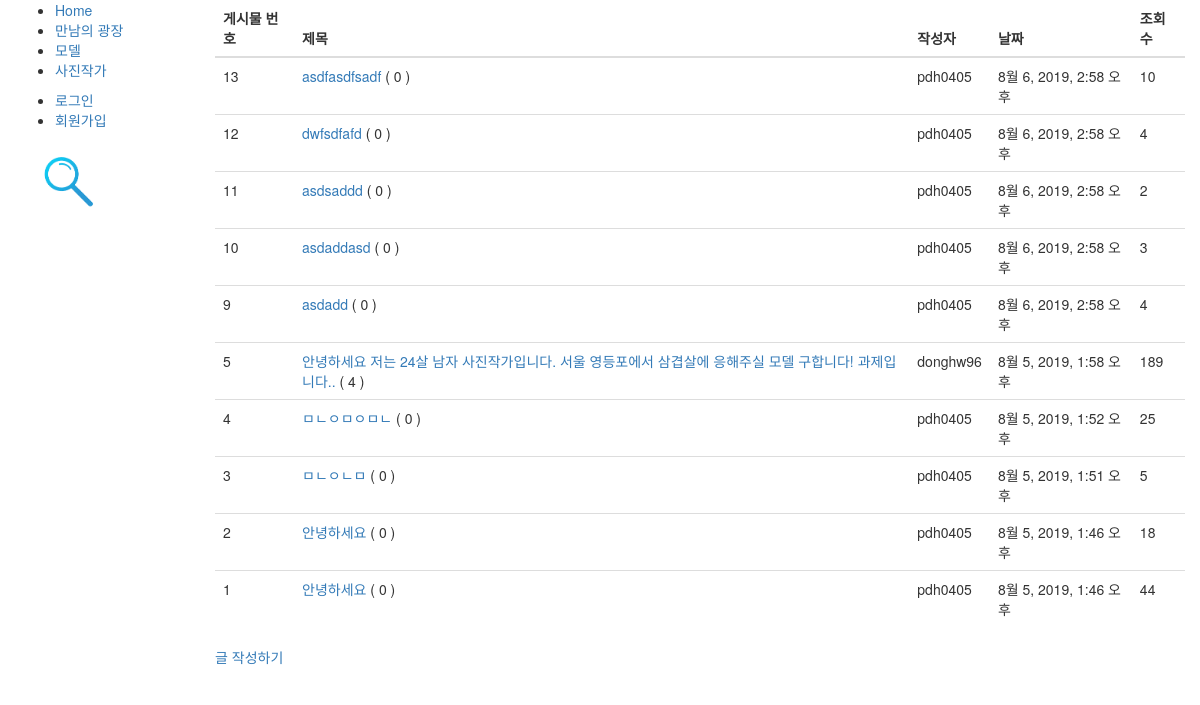
/blog/, run on an earlier commit of the app's database.
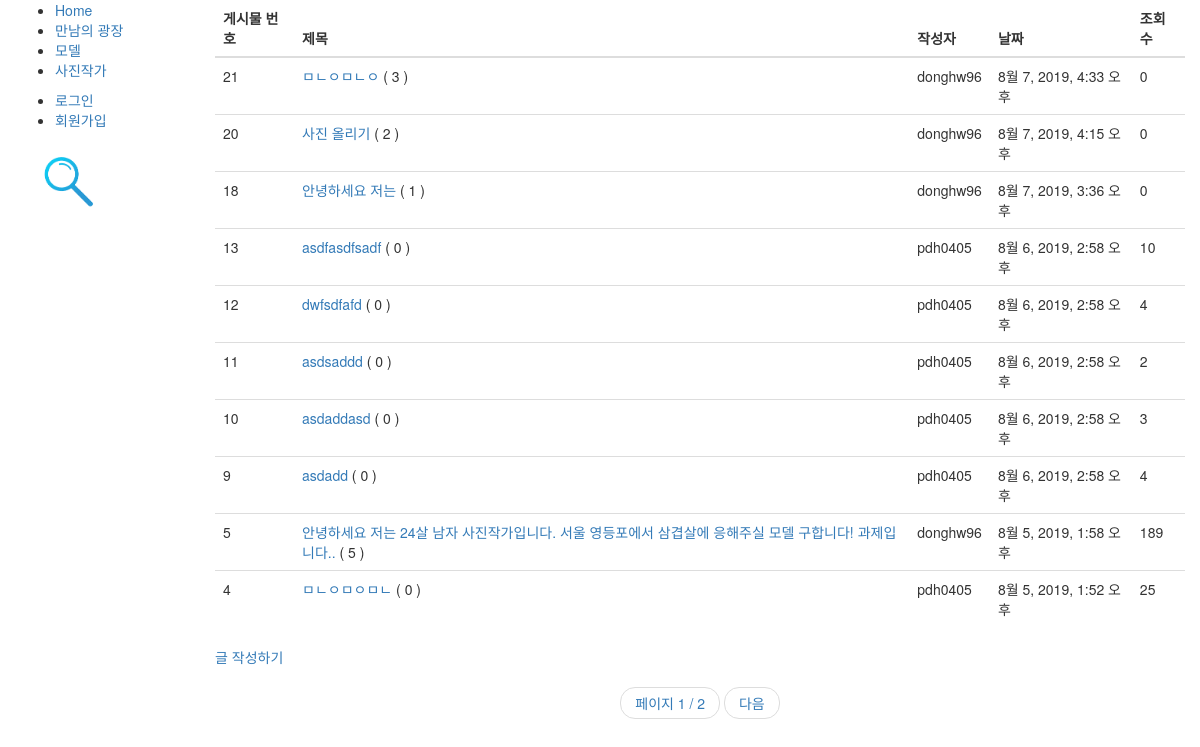
And on a later commit of the database.
### blog/models.py (models this page shows, shortened)
class Post(models.Model):
    writer = models.CharField(max_length=100)
    post_date = models.DateTimeField(auto_now_add=True)
    post_title = models.CharField(max_length=100)
    post_contents = RichTextUploadingField()
    post_hit = models.PositiveIntegerField(default=0)
    class Meta:
        ordering = ['-id']
    def get_absolute_url(self):
        return reverse_lazy('post_detail', args=[str(self.id)])

### blog/views.py (the view)
# urls.py: path('', views.PostListView.as_view(), name='board_index'),
class PostListView(generic.ListView):
    model = Post
    paginate_by = 10

### blog/templates/blog/post_list.html (shortened to what this page needs)
{% extends './base.html' %}
{% block content %}
    <table class="table">
        <thead>
            <tr>
                <th>게시물 번호</th>
                <th>제목</th>
                <th>작성자</th>
                <th>날짜</th>
                <th>조회수</th>
            </tr>
        </thead>
        <tbody>
            {% if post_list %}
                {% for post in post_list %}
                    <tr>
                        <td>{{ post.id }}</td>
                        <td><a href="{{ post.get_absolute_url }}">{{ post.post_title }} </a>   ( {{post.comments.count}} )</td>
                        <td>{{ post.writer}}</td>
                        <td>{{ post.post_date }}</td>
                        <td>{{ post.post_hit }}</td>
                    </tr>
                {% endfor %}
            {% else %}
                <p>아직 게시물이 없습니다!</p>
            {% endif %}
        </tbody>
    </table>
    <p><a href="{% url 'post_write' %}">글 작성하기</a></p>
{% endblock %}

### blog/templates/blog/base.html (shortened to what this page needs)
<!DOCTYPE html>
<html lang="en">
    <head>
        <link href="//maxcdn.bootstrapcdn.com/bootstrap/3.3.7/css/bootstrap.min.css" rel="stylesheet">
        {% load static %}
    </head>
    <body>
        <div class="container-fluid">
            <div class="row">
                <div class="col-sm-2">
                    {% block sidebar %}
                        <ul class="sidebar-nav">
                            <li><a href="{% url 'index' %}">Home</a></li>
                            <li><a href="{% url 'board_index' %}">만남의 광장</a></li>
                            <li><a href="">모델</a></li>
                            <li><a href="">사진작가</a></li>
                        </ul>
                        <ul class='sidebar-nav'>
                          {% if user.is_authenticated %}
                          <li><a href="">{{ user.username }}</a></li>
                          <li><a href="{% url 'logout' %}">Log Out</a></li>
                          {% else %}
                          <li><a href="{% url 'login' %}">로그인</a></li>
                          <li><a href="{% url 'signup' %}">회원가입</a></li>
                          {% endif %}
                        </ul>
                        <a href="{% url 'search' %}"><img src="{% static 'css/images.png' %}" width="100"></a>
                    {% endblock %}
                </div>
                <div class="col-sm-10">
                  {% block content %}{% endblock %}
                    {% if is_paginated %}
                        <nav aria-label="...">
                            <ul class="pager">
                                <li> <a href="#">페이지 {{ page_obj.number }} / {{ page_obj.paginator.num_pages }} </a></li>
                                {% if page_obj.has_next %}
                                    <li><a href="{{ request.path }}?page={{ page_obj.next_page_number }}">다음</a></li>
                                {% endif %}
                            </ul>
                        </nav>
                    {% endif %}
                </div>
            </div>
      </div>
    </body>
</html>

What changed in the data, as far as the page shows it:
no longer on this page (row unchanged): Post: id "3", post_title "ㅁㄴㅇㄴㅁ", comments.count "0", writer "pdh0405", post_date "8월 5, 2019, 1:51 오후", post_hit "5"
no longer on this page (row unchanged): Post: id "2", post_title "안녕하세요", comments.count "0", writer "pdh0405", post_date "8월 5, 2019, 1:46 오후", post_hit "18"
no longer on this page (row unchanged): Post: id "1", post_title "안녕하세요", comments.count "0", writer "pdh0405", post_date "8월 5, 2019, 1:46 오후", post_hit "44"
added Post: id "21", post_title "ㅁㄴㅇㅁㄴㅇ", comments.count "3", writer "donghw96", post_date "8월 7, 2019, 4:33 오후", post_hit "0"
added Post: id "20", post_title "사진 올리기", comments.count "2", writer "donghw96", post_date "8월 7, 2019, 4:15 오후", post_hit "0"
added Post: id "18", post_title "안녕하세요 저는", comments.count "1", writer "donghw96", post_date "8월 7, 2019, 3:36 오후", post_hit "0"
computed for Post "안녕하세요 저는 24살 남자 사진작가입니다. 서울 영등포에서 삼겹살에 응해주실 모델 구합니다! 과제입니다..": comments.count "4" → "5"
Also different on the page:
{{ page_obj.number }}: (not shown) → "1"
{{ page_obj.paginator.num_pages }}: (not shown) → "2"
text now shown: "페이지 / 다음"
